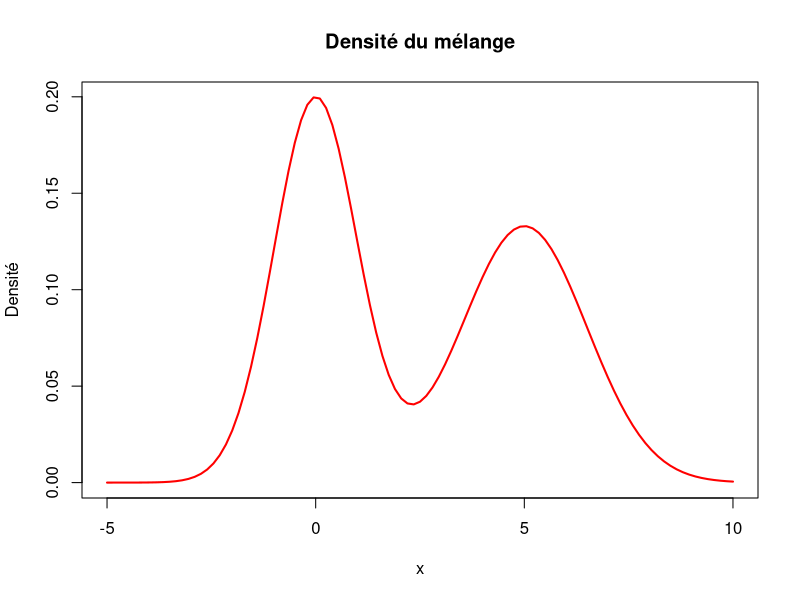
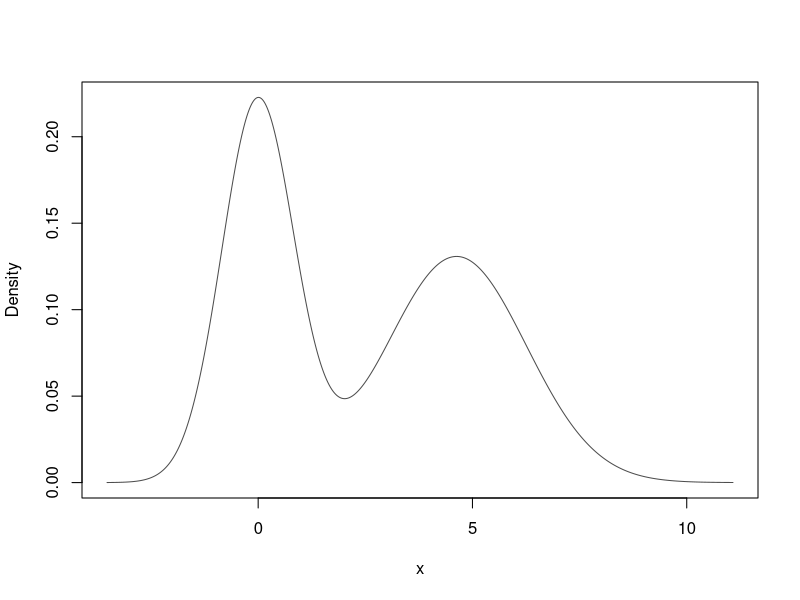

Write the R code that produced these figures, in order.
## ---- chunk 1
# chargement des packages
install.packages("mclust") 
library(mclust)
set.seed(123)

# Deux populations gaussiennes
x1 <- rnorm(100, mean = 0, sd = 1)
x2 <- rnorm(100, mean = 5, sd = 1.5)

# Données mélangées
x <- c(x1, x2)
## ---- chunk 2
# Densité d’un mélange à 2 composantes
densite_melange <- function(x, pi, mu, sigma) {
  pi[1] * dnorm(x, mean = mu[1], sd = sigma[1]) +
  pi[2] * dnorm(x, mean = mu[2], sd = sigma[2])
}

# Exemple de tracé avec pi[1]=0.5 et pi[2]=0.5
curve(densite_melange(x, pi = c(0.5, 0.5), mu = c(0, 5), sigma = c(1, 1.5)),
      from = -5, to = 10, col = "red", lwd = 2, ylab = "Densité", main = "Densité du mélange")
## ---- chunk 3
# Construction de Z complet (connu car simulation)
z <- c(rep(1, 100), rep(2, 100))

# Log-vraisemblance complète
log_vraisemblance_completee <- function(x, z, pi, mu, sigma) {
  sum(log(pi[z]) + dnorm(x, mean = mu[z], sd = sigma[z], log = TRUE))
}

# Exemple : vrais paramètres
log_vraisemblance_completee(x, z, pi = c(0.5, 0.5), mu = c(0, 5), sigma = c(1, 1.5))
## ---- chunk 4
# Estimation avec mclust
res <- Mclust(x, G = 2)  # G = nb de composantes

# Résumé des paramètres
summary(res)
## ---- chunk 5
plot(res, what = "density", main = "Estimation du modèle de mélange par EM")
## ---- chunk 6
print(res$parameters)
